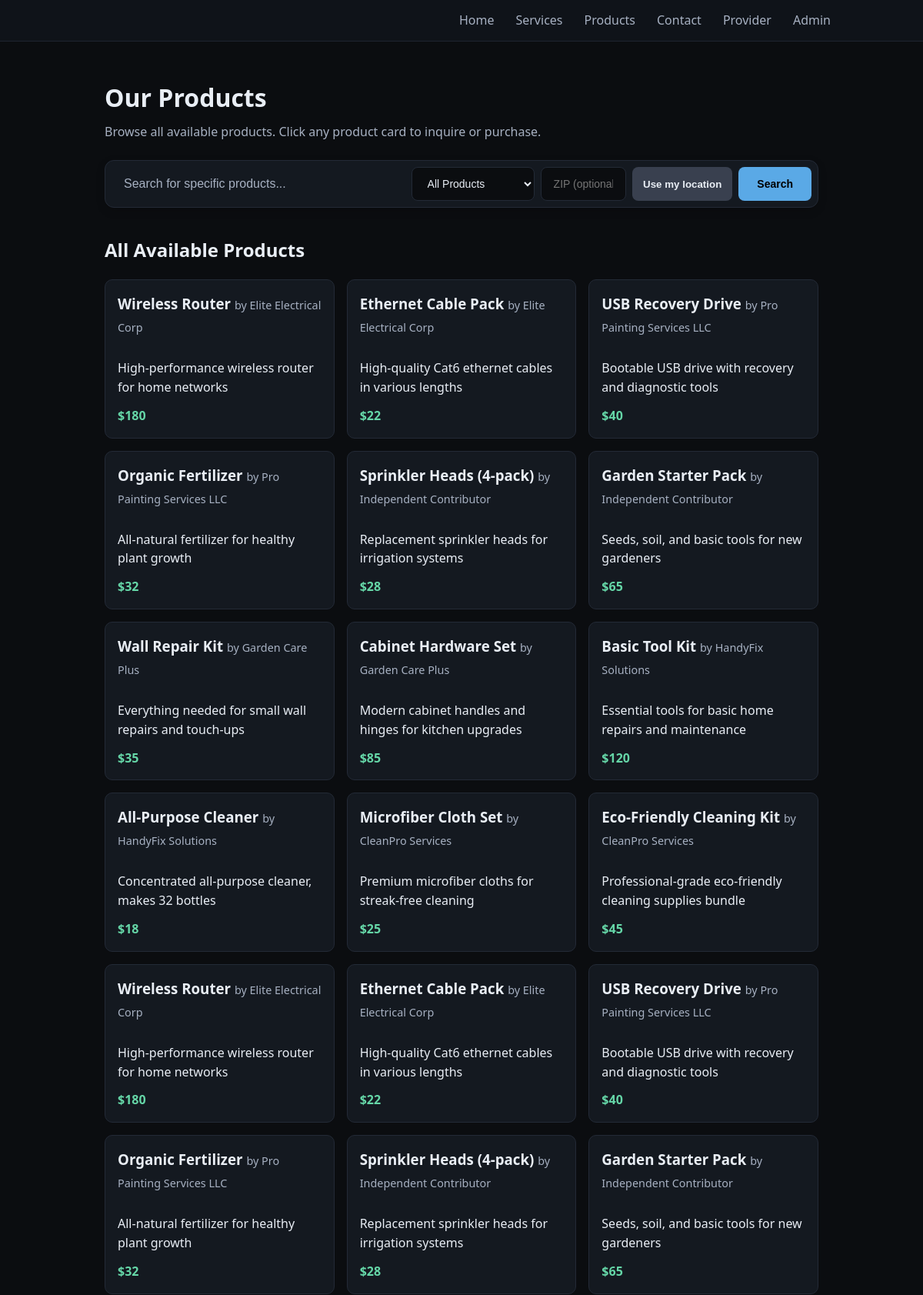
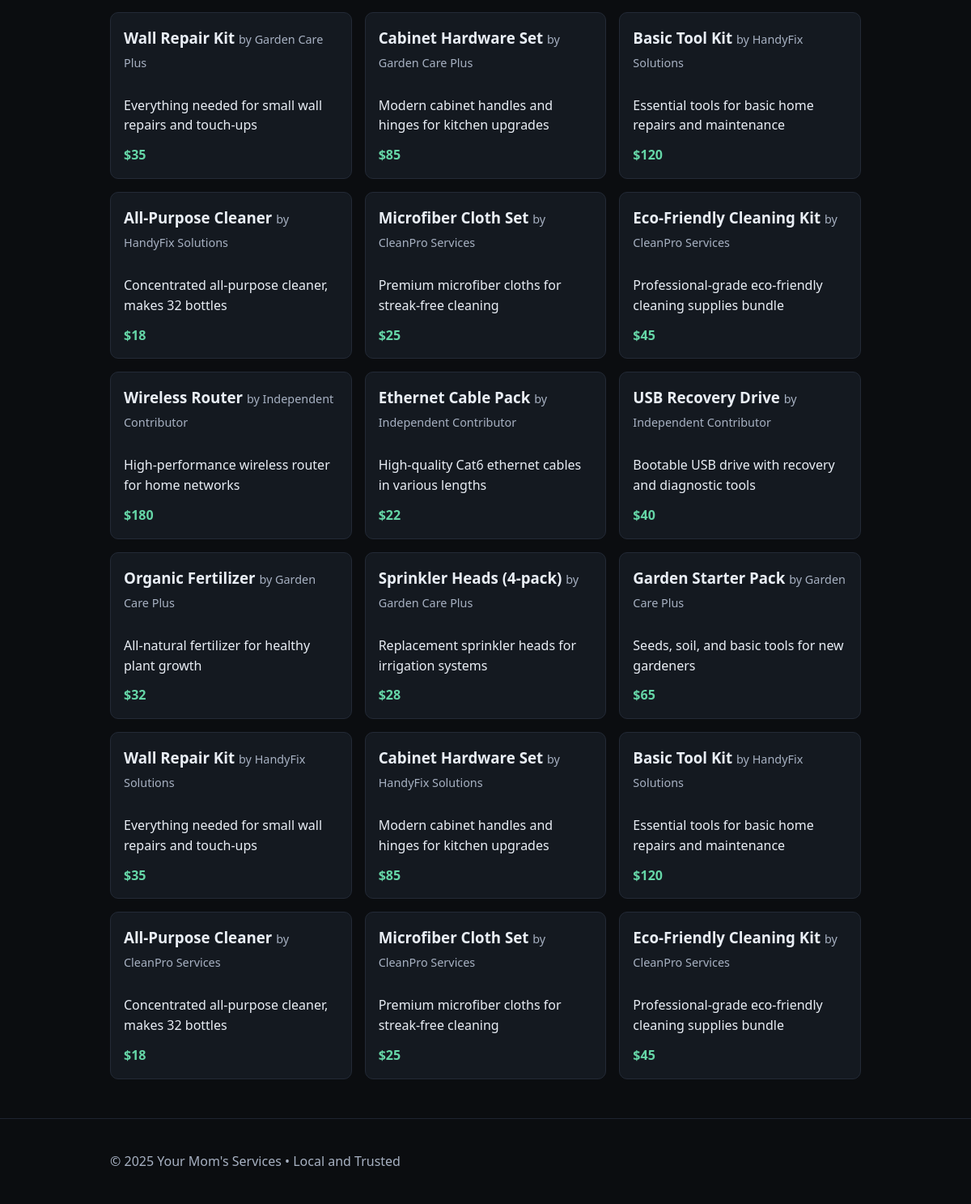
Page /products on the committed database (2 pictures, top to bottom).
### tables this page shows
CREATE TABLE products (
              id INTEGER PRIMARY KEY AUTOINCREMENT,
              title TEXT NOT NULL,
              description TEXT,
              price TEXT,
              provider_id INTEGER NOT NULL DEFAULT 0,
              active INTEGER NOT NULL DEFAULT 1,
              created_at TEXT NOT NULL
            );

CREATE TABLE providers (
              id INTEGER PRIMARY KEY AUTOINCREMENT,
              email TEXT UNIQUE NOT NULL,
              password_hash TEXT NOT NULL,
              first_name TEXT,
              business_name TEXT,
              phone TEXT,
              base_zip TEXT,
              address TEXT,
              about TEXT,
              profile_photo TEXT,
              active INTEGER NOT NULL DEFAULT 1,
              created_at TEXT NOT NULL
            );

### app.py (the view, shortened to what this page needs)
    @app.route("/products")
    def products():
        search_query = request.args.get('q', '').strip()
        filter_type = request.args.get('filter', 'all')  # all, best_price, by_provider
        zip_param = (request.args.get('zip', '') or '').strip()
        with closing(get_db()) as db:
            cur = db.cursor()
            base_query = (
                "SELECT p.id, p.title, p.description, p.price, p.provider_id, "
                "prov.business_name as provider_business_name, prov.base_zip as provider_base_zip "
                "FROM products p "
                "LEFT JOIN providers prov ON p.provider_id = prov.id "
                "WHERE p.active = 1"
            )
            params = []
            if search_query:
                base_query += " AND (LOWER(p.title) LIKE LOWER(?) OR LOWER(p.description) LIKE LOWER(?) OR LOWER(prov.business_name) LIKE LOWER(?) OR LOWER(prov.first_name) LIKE LOWER(?))"
                search_param = f"%{search_query}%"
                params.extend([search_param, search_param, search_param, search_param])
            if filter_type == 'best_price':
                base_query += " ORDER BY CASE WHEN p.price LIKE '$%' THEN CAST(SUBSTR(p.price, 2, INSTR(p.price || '-', '-') - 2) AS INTEGER) ELSE 999999 END ASC, p.created_at DESC"
            elif filter_type == 'by_provider':
                base_query += " ORDER BY COALESCE(prov.business_name, 'Independent Contributor'), p.title ASC"
            else:
                base_query += " ORDER BY p.created_at DESC"
            cur.execute(base_query, params)
            products_raw = cur.fetchall()
            allowed_provider_ids = None
            applied_zip = None
            products_list = []
            for row in products_raw:
                if allowed_provider_ids is not None and row["provider_id"] not in allowed_provider_ids:
                    continue
                products_list.append({
                    'id': row['id'],
                    'title': row['title'],
                    'description': row['description'],
                    'price': row['price'],
                    'provider_id': row['provider_id'],
                    'provider_business_name': row['provider_business_name']
                })
            cur.execute("SELECT first_name, business_name FROM profile WHERE id = 1")
            profile_row = cur.fetchone()
            profile = {
                "first_name": profile_row["first_name"] if profile_row else "",
                "business_name": profile_row["business_name"] if profile_row else ""
            }
        return render_template(
            "products.html",
            products=products_list,
            profile=profile,
            search_query=search_query,
            filter_type=filter_type,
            applied_zip=(applied_zip if 'applied_zip' in locals() else (zip_param if zip_param else None)),
            title="All Products",
        )

### app.py (called while the page is built)
def get_db():
    conn = sqlite3.connect(DB_PATH)
    conn.row_factory = sqlite3.Row
    return conn

### templates/products.html (shortened to what this page needs)
{% extends "base.html" %}
{% block content %}
<section class="hero">
  <h1>Our Products</h1>
  <p>Browse all available products. Click any product card to inquire or purchase.</p>
  <form method="get" action="{{ url_for('products') }}" class="hero-search">
    <div class="search-container">
      <input type="search"
             name="q"
             value="{{ search_query or '' }}"
             placeholder="Search for specific products..."
             class="search-input">
      <select name="filter" class="search-filter">
        <option value="all" {{ 'selected' if filter_type == 'all' else '' }}>All Products</option>
      </select>
      <input type="text"
             name="zip"
             class="search-filter"
             placeholder="ZIP (optional)"
             inputmode="numeric"
             pattern="\d{5}"
             maxlength="5"
             title="Enter a 5-digit ZIP code"
             value="{{ applied_zip or '' }}">
      <button type="button" id="useLocationBtn" class="btn secondary">Use my location</button>
      <button type="submit" class="search-btn">Search</button>
    </div>
  </form>
</section>
<section>
  <h2>All Available Products</h2>
  <div class="cards">
    {% for p in products %}
      {% set poster = p['provider_business_name'] or profile.first_name %}
      <a href="{{ url_for('contact') }}?service={{ p['title']|urlencode }}{% if poster %}&poster={{ poster|urlencode }}{% endif %}" class="card-link">
        <div class="card clickable">
          <h3>
            {{ p['title'] }}
            {% if filter_type != 'by_provider' and poster %}
              <span class="muted" style="font-weight:normal;">by {{ poster }}</span>
            {% endif %}
          </h3>
          <p>{{ p['description'] or '' }}</p>
          {% if p['price'] %}<p class="price">{{ p['price'] }}</p>{% endif %}
        </div>
      </a>
    {% else %}
      <p>No products available at this time. Please check back soon!</p>
    {% endfor %}
  </div>
</section>
{% endblock %}

### templates/base.html (shortened to what this page needs)
<!doctype html>
<html lang="en">
<head>
  <link href="{{ url_for('static', filename='styles.css') }}?v=20251012-1" rel="stylesheet">
</head>
<body>
  <header class="site-header">
    <div class="container header-inner">
      <nav id="site-nav" class="nav">
        <a href="{{ url_for('home') }}" class="nav-link">Home</a>
        <a href="{{ url_for('services') }}" class="nav-link">Services</a>
        <a href="{{ url_for('products') }}" class="nav-link">Products</a>
        <a href="{{ url_for('contact') }}" class="nav-link">Contact</a>
        {% if session.get('provider') %}
          <a href="{{ url_for('provider_dashboard') }}" class="nav-link">Provider</a>
          <a href="{{ url_for('provider_change_password') }}" class="nav-link">Change Password</a>
          <form action="{{ url_for('provider_logout') }}" method="post" class="inline-form"><button type="submit" class="linklike">Logout</button></form>
        {% else %}
          <a href="{{ url_for('provider_login') }}" class="nav-link">Provider</a>
        {% endif %}
        {% if session.get('admin') %}
          <a href="{{ url_for('admin_dashboard') }}" class="nav-link admin-link">Admin</a>
          <a href="{{ url_for('admin_change_password') }}" class="nav-link admin-link">Change Password</a>
          <form action="{{ url_for('admin_logout') }}" method="post" class="inline-form"><button type="submit" class="linklike">Logout</button></form>
        {% else %}
          <a href="{{ url_for('admin_login') }}" class="nav-link admin-link">Admin</a>
        {% endif %}
      </nav>
    </div>
  </header>
  <main class="container">
    {% block content %}{% endblock %}
  </main>
  <footer class="site-footer">
    <div class="container">
  <p>&copy; {{ current_year }} {{ profile.business_name or "Your Mom's Services" }} • Local and Trusted</p>
    </div>
  </footer>
</body>
</html>

### static/styles.css (style rules this page uses)
:root { --bg: #0b0d10; --panel: #141920; --text: #e9eef5; --muted: #a7b1c2; --accent: #5aa9e6; --accent-2: #9cd3f7; --danger: #e35d6a; --ok: #65d6a7; --warn: #f5a623; }
* { box-sizing: border-box; }
body { margin: 0; font-family: system-ui, -apple-system, Segoe UI, Roboto, Arial, sans-serif; background: var(--bg); color: var(--text); line-height: 1.55; }
.container { width: 100%; max-width: 960px; margin: 0 auto; padding: 0 16px; }
.site-header { background: #0f1319; border-bottom: 1px solid #1e2430; }
.header-inner { display: flex; align-items: center; justify-content: space-between; padding: 14px 0; }
nav a { color: var(--muted); margin-left: 14px; text-decoration: none; }
.nav { display:flex; align-items:center; gap: 14px; }
.nav a.nav-link { color: var(--muted); text-decoration:none; }
.site-footer { margin-top: 48px; padding: 24px 0; border-top: 1px solid #1e2430; color: var(--muted); }
.hero { padding: 48px 0 16px; }
.hero h1 { margin: 0 0 8px; font-size: 32px; }
.hero p { margin: 0 0 16px; color: var(--muted); }
.hero-search { max-width: 100%; width: 100%; margin: 24px auto 0; }
.search-container { display: flex; gap: 8px; background: var(--panel); border: 1px solid #232a36; border-radius: 12px; padding: 8px; box-shadow: 0 4px 12px rgba(0, 0, 0, 0.15); }
.search-input { flex: 2 1 420px; background: transparent; border: none; padding: 12px 16px; color: var(--text); font-size: 16px; outline: none; }
.search-input::placeholder { color: var(--muted); }
.search-filter { background: var(--bg); border: 1px solid #232a36; border-radius: 8px; padding: 12px 16px; color: var(--text); font-size: 14px; min-width: 160px; cursor: pointer; }
.search-filter[name="zip"] { min-width: 100px; width: 120px; }
#useLocationBtn { padding: 10px 14px; white-space: nowrap; }
.search-btn { background: var(--accent); color: #000; border: none; padding: 12px 24px; border-radius: 8px; font-size: 14px; font-weight: 600; cursor: pointer; transition: all 0.2s ease; }
.btn { display: inline-block; padding: 10px 16px; background: var(--accent); color: #071019; border-radius: 8px; text-decoration: none; font-weight: 600; border: 0; cursor: pointer; }
.btn.secondary { background: #39404f; color: var(--text); }
.cards { display: grid; grid-template-columns: repeat(auto-fill, minmax(260px, 1fr)); gap: 16px; align-items: stretch; }
.card { background: var(--panel); padding: 16px; border-radius: 10px; border: 1px solid #232a36; height: 100%; display: flex; flex-direction: column; }
.card h3 { margin-top: 0; margin-bottom: 12px; }
.card p { flex-grow: 1; margin-bottom: 12px; }
.card .price { font-weight: 700; color: var(--ok); margin-top: auto; margin-bottom: 0; }
.card.clickable { transition: all 0.2s ease; cursor: pointer; }
.card-link { text-decoration: none; color: inherit; display: block; }
.muted { color: var(--muted); font-size: 0.9rem; }

### rows in the picture
products: title "Wireless Router", description "High-performance wireless router for home networks", price "$180"
providers: business_name "Elite Electrical Corp"
products: title "Ethernet Cable Pack", description "High-quality Cat6 ethernet cables in various lengths", price "$22"
products: title "USB Recovery Drive", description "Bootable USB drive with recovery and diagnostic tools", price "$40"
providers: business_name "Pro Painting Services LLC"
products: title "Organic Fertilizer", description "All-natural fertilizer for healthy plant growth", price "$32"
products: title "Sprinkler Heads (4-pack)", description "Replacement sprinkler heads for irrigation systems", price "$28"
providers: business_name "Independent Contributor"
products: title "Garden Starter Pack", description "Seeds, soil, and basic tools for new gardeners", price "$65"
products: title "Wall Repair Kit", description "Everything needed for small wall repairs and touch-ups", price "$35"
providers: business_name "Garden Care Plus"
products: title "Cabinet Hardware Set", description "Modern cabinet handles and hinges for kitchen upgrades", price "$85"
products: title "Basic Tool Kit", description "Essential tools for basic home repairs and maintenance", price "$120"
providers: business_name "HandyFix Solutions"
products: title "All-Purpose Cleaner", description "Concentrated all-purpose cleaner, makes 32 bottles", price "$18"
products: title "Microfiber Cloth Set", description "Premium microfiber cloths for streak-free cleaning", price "$25"
providers: business_name "CleanPro Services"
products: title "Eco-Friendly Cleaning Kit", description "Professional-grade eco-friendly cleaning supplies bundle", price "$45"
products: title "Wireless Router", description "High-performance wireless router for home networks", price "$180"
products: title "Ethernet Cable Pack", description "High-quality Cat6 ethernet cables in various lengths", price "$22"
products: title "USB Recovery Drive", description "Bootable USB drive with recovery and diagnostic tools", price "$40"
products: title "Organic Fertilizer", description "All-natural fertilizer for healthy plant growth", price "$32"
products: title "Sprinkler Heads (4-pack)", description "Replacement sprinkler heads for irrigation systems", price "$28"
products: title "Garden Starter Pack", description "Seeds, soil, and basic tools for new gardeners", price "$65"
products: title "Wall Repair Kit", description "Everything needed for small wall repairs and touch-ups", price "$35"
products: title "Cabinet Hardware Set", description "Modern cabinet handles and hinges for kitchen upgrades", price "$85"
products: title "Basic Tool Kit", description "Essential tools for basic home repairs and maintenance", price "$120"
products: title "All-Purpose Cleaner", description "Concentrated all-purpose cleaner, makes 32 bottles", price "$18"
products: title "Microfiber Cloth Set", description "Premium microfiber cloths for streak-free cleaning", price "$25"
products: title "Eco-Friendly Cleaning Kit", description "Professional-grade eco-friendly cleaning supplies bundle", price "$45"
products: title "Wireless Router", description "High-performance wireless router for home networks", price "$180"
products: title "Ethernet Cable Pack", description "High-quality Cat6 ethernet cables in various lengths", price "$22"
products: title "USB Recovery Drive", description "Bootable USB drive with recovery and diagnostic tools", price "$40"
products: title "Organic Fertilizer", description "All-natural fertilizer for healthy plant growth", price "$32"
products: title "Sprinkler Heads (4-pack)", description "Replacement sprinkler heads for irrigation systems", price "$28"
products: title "Garden Starter Pack", description "Seeds, soil, and basic tools for new gardeners", price "$65"
products: title "Wall Repair Kit", description "Everything needed for small wall repairs and touch-ups", price "$35"
products: title "Cabinet Hardware Set", description "Modern cabinet handles and hinges for kitchen upgrades", price "$85"
products: title "Basic Tool Kit", description "Essential tools for basic home repairs and maintenance", price "$120"
products: title "All-Purpose Cleaner", description "Concentrated all-purpose cleaner, makes 32 bottles", price "$18"
products: title "Microfiber Cloth Set", description "Premium microfiber cloths for streak-free cleaning", price "$25"
products: title "Eco-Friendly Cleaning Kit", description "Professional-grade eco-friendly cleaning supplies bundle", price "$45"

### other values in the picture
{{ profile.business_name or "Your Mom's Services" }} "Your Mom's Services"
